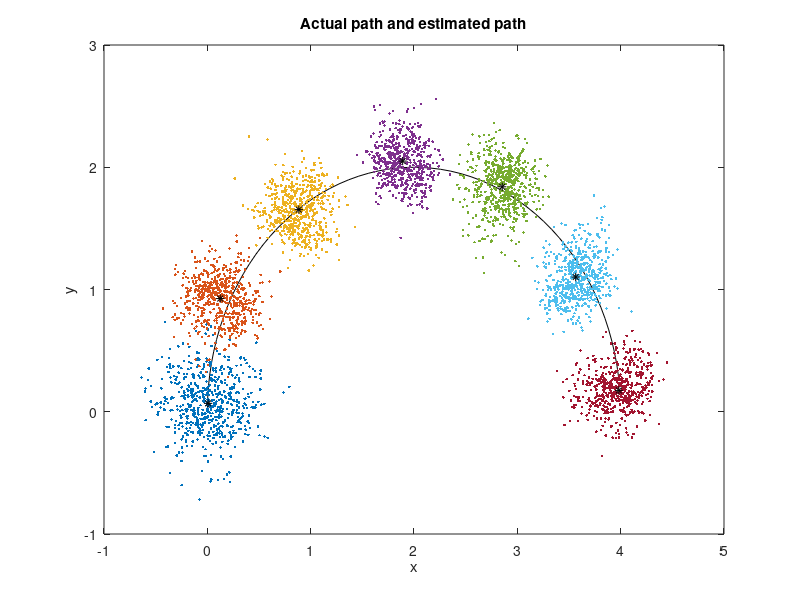
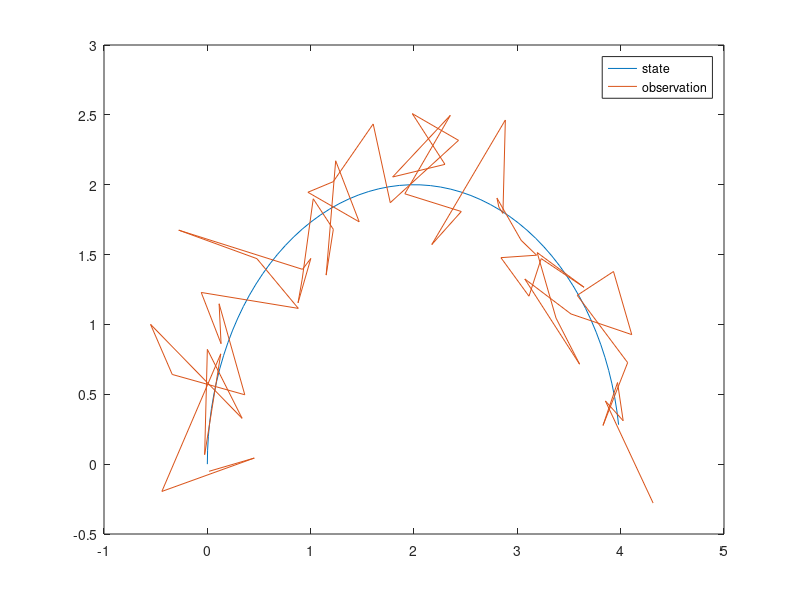

Write the MATLAB code that produced these figures, in order.
clear;
close all;
clc;

%% Particle filter for the vehicle model in Homework 1
% references:
% https://github.com/rlabbe/Kalman-and-Bayesian-Filters-in-Python/blob/master/12-Particle-Filters.ipynb
% http://studentdavestutorials.weebly.com/particle-filter-with-matlab-code.html

dt = 0.1; % timestep size
T = 6; % time horizon
t = 0:dt:T; % time vector

proc_noise_var = 0.05; % process noise variance
meas_noise_var = 0.25; % measurement noise variance
Q = proc_noise_var*eye(3); % covariance of process noise (matrix)
R = meas_noise_var*eye(3); % covariance of measurement noise (matrix)

u1 = 1; % control input 1: forward velocity
u2 = -0.5; % control input 2: rotational velocity

dxdt = @(t,x) [cos(x(3))*u1; sin(x(3))*u1; u2];

x0 = [0; 0; pi/2];

[t, x] = ode45(dxdt,t,x0);
t = t';
x = x';

% generate particles:
M = 1000; % sure, why not
xP = zeros(length(x0),M);
for m = 1:M
   xP(:,m) =  x0 + [normrnd(0,meas_noise_var); ...
    normrnd(0,meas_noise_var); normrnd(0,meas_noise_var)]; % initial measurement
end

figure
plot(x(1,:),x(2,:),'k')
hold on
xlabel('x')
ylabel('y')
axis([-1 5 -1 3]);

xprev = x0;

for i = 1:length(t)
    
    % update state and observed state (Euler integration):
    xi = x(:,i);   
    
    % predict:
    for m = 1:M
       xP_pred(:,m) = xP(:,m) + [cos(xP(3,m))*u1;
                                 sin(xP(3,m))*u1;
                                 u2].*dt + ...
                             [normrnd(0,proc_noise_var);
                              normrnd(0,proc_noise_var);
                              normrnd(0,proc_noise_var)];
    end
    
    % update:
    zi = xi + [normrnd(0,meas_noise_var);
             normrnd(0,meas_noise_var);
             normrnd(0,meas_noise_var)];
    for m = 1:M
        z_pred(:,m) = xP_pred(:,m) + [normrnd(0,meas_noise_var);
                                     normrnd(0,meas_noise_var);
                                     normrnd(0,meas_noise_var)];
        P(m) = mvnpdf(zi - z_pred(:,m),zeros(3,1),R); % this might not be the correct function
    end
    P = P./sum(P); % normalize
    
    % resampling:
    for m = 1:M
        xP(:,m) = xP_pred(:,find(rand <= cumsum(P),1));
    end
    
    x_est = mean(xP,2); % estimate the state
    
    % conditionally plot the particles:
    if mod(t(i),1)==0
        fprintf("t = %f\n",t(i));
        scatter(xP(1,:),xP(2,:),'.')
        hold on
        plot(x_est(1),x_est(2),'k*')
    end
    
         
    % log:
    x_log(:,i) = xi;
    z_log(:,i) = zi;
    x_est_log(:,i) = x_est;
    
    % set up for next iteration:
    xprev = x;
end
hold off
title('Actual path and estimated path')

%% Visualizations

figure
plot(x_log(1,:),x_log(2,:))
hold on
plot(z_log(1,:),z_log(2,:))
hold off
legend('state','observation')